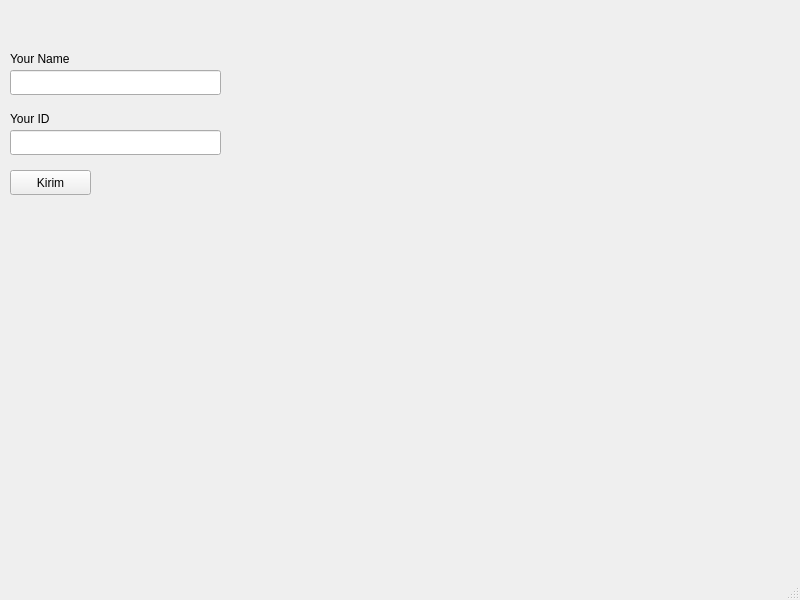
<?xml version="1.0" encoding="UTF-8"?>
<ui version="4.0">
 <class>MainWindow</class>
 <widget class="QMainWindow" name="MainWindow">
  <property name="geometry">
   <rect>
    <x>0</x>
    <y>0</y>
    <width>800</width>
    <height>600</height>
   </rect>
  </property>
  <property name="windowTitle">
   <string>MainWindow</string>
  </property>
  <widget class="QWidget" name="centralwidget">
   <widget class="QPushButton" name="pushButton">
    <property name="geometry">
     <rect>
      <x>10</x>
      <y>170</y>
      <width>81</width>
      <height>25</height>
     </rect>
    </property>
    <property name="text">
     <string>Kirim</string>
    </property>
   </widget>
   <widget class="QLineEdit" name="lineEdit">
    <property name="geometry">
     <rect>
      <x>10</x>
      <y>70</y>
      <width>211</width>
      <height>25</height>
     </rect>
    </property>
   </widget>
   <widget class="QLineEdit" name="lineEdit_2">
    <property name="geometry">
     <rect>
      <x>10</x>
      <y>130</y>
      <width>211</width>
      <height>25</height>
     </rect>
    </property>
   </widget>
   <widget class="QLabel" name="label">
    <property name="geometry">
     <rect>
      <x>10</x>
      <y>50</y>
      <width>71</width>
      <height>17</height>
     </rect>
    </property>
    <property name="text">
     <string>Your Name</string>
    </property>
   </widget>
   <widget class="QLabel" name="label_2">
    <property name="geometry">
     <rect>
      <x>10</x>
      <y>110</y>
      <width>54</width>
      <height>17</height>
     </rect>
    </property>
    <property name="text">
     <string>Your ID</string>
    </property>
   </widget>
  </widget>
  <widget class="QMenuBar" name="menubar">
   <property name="geometry">
    <rect>
     <x>0</x>
     <y>0</y>
     <width>800</width>
     <height>22</height>
    </rect>
   </property>
  </widget>
  <widget class="QStatusBar" name="statusbar"/>
 </widget>
 <resources/>
 <connections/>
</ui>
